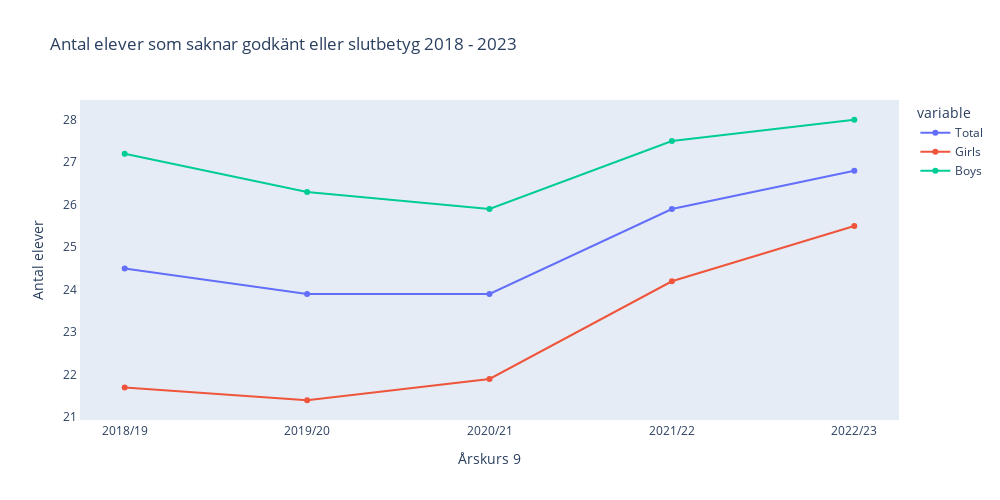

This figure's notebook cell:
### Code cell
# A) Rita ett linjediagram för andel elever som saknar godkänt betyg i ett eller fler ämnen för läsår 18-23. Ta med totalt,
#    flickor och pojkar i samma graf.

years = data_1B['Läsår']
import plotly.express as px

# Creates a new DataFrame for Plotly
df_plotly = pd.DataFrame({
    'Year': years,
    'Total': total_F.tolist(),
    'Girls': girls_F_grade.tolist(),
    'Boys': boys_F_grade.tolist()
})

# Plotly Express line plot
fig = px.line(df_plotly, x='Year', y=['Total', 'Girls', 'Boys'], markers=True, title='Antal elever som saknar godkänt eller slutbetyg 2018 - 2023')

# Justera axelbeskrivningarna
fig.update_layout(xaxis_title='Årskurs 9', yaxis_title='Antal elever')

# Lägg till legend
fig.update_layout(showlegend=True)

# Lägg till grid
fig.update_layout(yaxis=dict(showgrid=True, gridwidth=1, gridcolor='LightGray'))

# Ta bort topp- och högerspån
fig.update_layout(xaxis=dict(showline=True, showgrid=False),
                  yaxis=dict(showline=True, showgrid=False))


fig.update_layout(height=500, width=1000)

# Visa plotten
fig.show()

### Figure 1 — Plotly figure (JSON) as saved in the notebook; plotly's stock layout.template omitted (floating-point values rounded to 4 significant figures)
{"data": [{"hovertemplate": "variable=Total<br>Year=%{x}<br>value=%{y}<extra></extra>", "legendgroup": "Total", "line": {"color": "#636efa", "dash": "solid"}, "marker": {"symbol": "circle"}, "mode": "lines+markers", "name": "Total", "orientation": "v", "showlegend": true, "type": "scatter", "x": ["2018/19", "2019/20", "2020/21", "2021/22", "2022/23"], "xaxis": "x", "y": [24.5, 23.9, 23.9, 25.9, 26.8], "yaxis": "y"}, {"hovertemplate": "variable=Girls<br>Year=%{x}<br>value=%{y}<extra></extra>", "legendgroup": "Girls", "line": {"color": "#EF553B", "dash": "solid"}, "marker": {"symbol": "circle"}, "mode": "lines+markers", "name": "Girls", "orientation": "v", "showlegend": true, "type": "scatter", "x": ["2018/19", "2019/20", "2020/21", "2021/22", "2022/23"], "xaxis": "x", "y": [21.7, 21.4, 21.9, 24.2, 25.5], "yaxis": "y"}, {"hovertemplate": "variable=Boys<br>Year=%{x}<br>value=%{y}<extra></extra>", "legendgroup": "Boys", "line": {"color": "#00cc96", "dash": "solid"}, "marker": {"symbol": "circle"}, "mode": "lines+markers", "name": "Boys", "orientation": "v", "showlegend": true, "type": "scatter", "x": ["2018/19", "2019/20", "2020/21", "2021/22", "2022/23"], "xaxis": "x", "y": [27.2, 26.3, 25.9, 27.5, 28], "yaxis": "y"}], "layout": {"height": 500, "legend": {"title": {"text": "variable"}, "tracegroupgap": 0}, "showlegend": true, "title": {"text": "Antal elever som saknar godkänt eller slutbetyg 2018 - 2023"}, "width": 1000, "xaxis": {"anchor": "y", "domain": [0, 1], "showgrid": false, "showline": true, "title": {"text": "Årskurs 9"}}, "yaxis": {"anchor": "x", "domain": [0, 1], "gridcolor": "LightGray", "gridwidth": 1, "showgrid": false, "showline": true, "title": {"text": "Antal elever"}}}}
